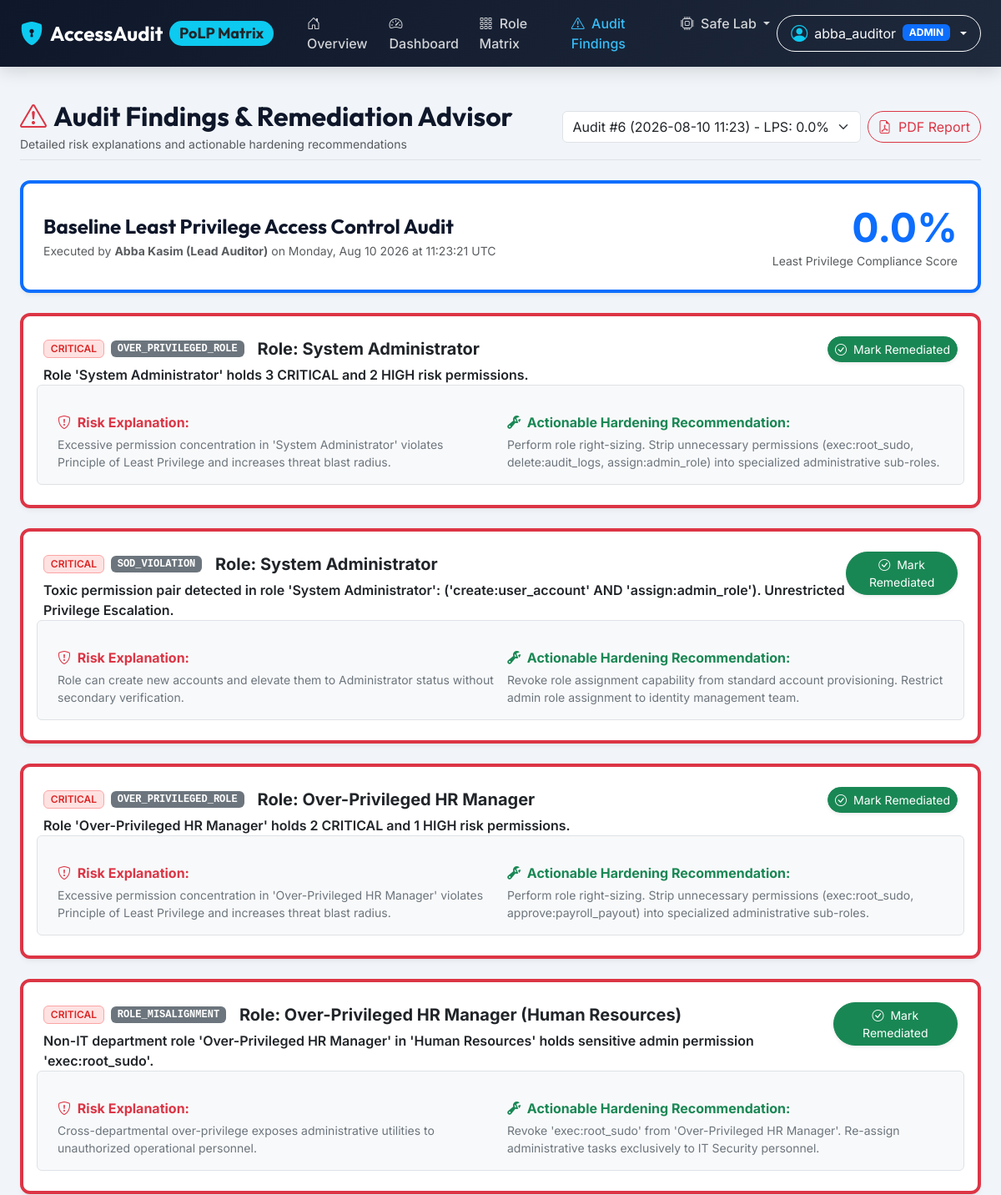
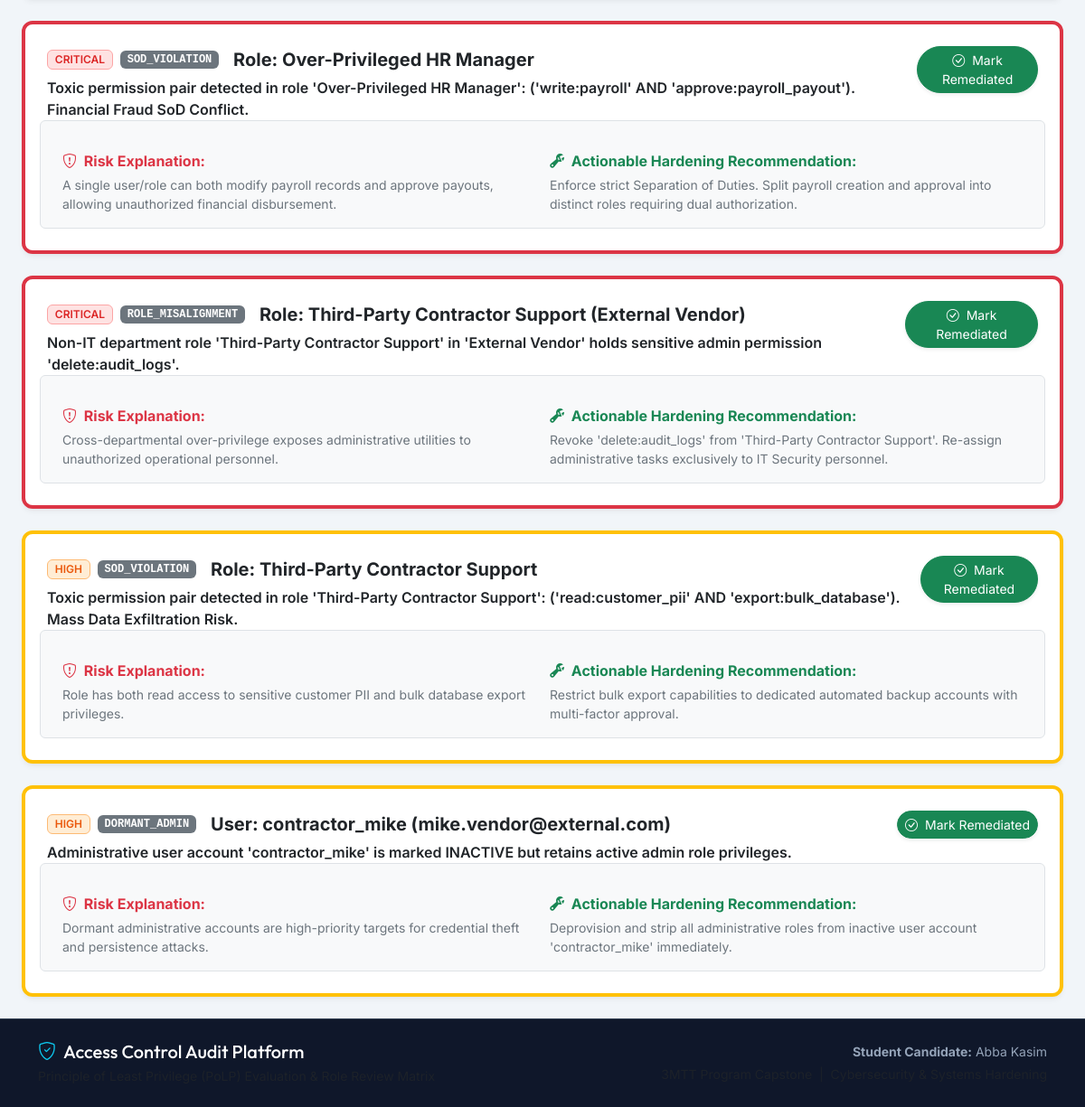
/audit/findings (signed in), run on the app's committed database (2 pictures, top to bottom).
### abba_kasim_access_control/app/models.py (models this page shows, shortened)
class User(UserMixin, db.Model):
    __tablename__ = 'users'
    id = db.Column(db.Integer, primary_key=True)
    username = db.Column(db.String(80), unique=True, nullable=False, index=True)
    email = db.Column(db.String(120), unique=True, nullable=False, index=True)
    password_hash = db.Column(db.String(256), nullable=False)
    full_name = db.Column(db.String(120), nullable=False)
    department = db.Column(db.String(80), nullable=False, default='General Staff')
    job_title = db.Column(db.String(80), nullable=False, default='Staff Member')
    role = db.Column(db.String(20), nullable=False, default='AUDITEE')  # 'ADMIN', 'AUDITOR', 'AUDITEE'
    is_active_account = db.Column(db.Boolean, default=True)
    last_login = db.Column(db.DateTime, nullable=True)
    created_at = db.Column(db.DateTime, default=datetime.utcnow)
    assigned_roles = db.relationship('Role', secondary='user_roles', backref=db.backref('users', lazy='dynamic'))

class AuditSession(db.Model):
    __tablename__ = 'audit_sessions'
    id = db.Column(db.Integer, primary_key=True)
    title = db.Column(db.String(150), nullable=False)
    executed_by = db.Column(db.String(80), nullable=False)
    total_roles_audited = db.Column(db.Integer, default=0)
    total_users_audited = db.Column(db.Integer, default=0)
    least_privilege_score = db.Column(db.Float, default=100.0)
    overprivileged_roles_count = db.Column(db.Integer, default=0)
    sod_conflicts_count = db.Column(db.Integer, default=0)
    status = db.Column(db.String(20), default='COMPLETED')
    created_at = db.Column(db.DateTime, default=datetime.utcnow)
    findings = db.relationship('AuditFinding', backref='session', lazy=True, cascade='all, delete-orphan')

class AuditFinding(db.Model):
    __tablename__ = 'audit_findings'
    id = db.Column(db.Integer, primary_key=True)
    audit_session_id = db.Column(db.Integer, db.ForeignKey('audit_sessions.id'), nullable=False)
    finding_type = db.Column(db.String(50), nullable=False) # 'OVER_PRIVILEGED_ROLE', 'SOD_VIOLATION', 'DORMANT_ADMIN', 'EXCESSIVE_PERMISSIONS'
    severity = db.Column(db.String(20), nullable=False, default='MODERATE') # 'CRITICAL', 'HIGH', 'MODERATE', 'LOW'
    target_name = db.Column(db.String(120), nullable=False) # Role or User Name
    details = db.Column(db.Text, nullable=False)
    risk_explanation = db.Column(db.Text, nullable=False)
    remediation_recommendation = db.Column(db.Text, nullable=False)
    status = db.Column(db.String(20), default='OPEN') # 'OPEN', 'REMEDIATED', 'RISK_ACCEPTED'
    created_at = db.Column(db.DateTime, default=datetime.utcnow)

### abba_kasim_access_control/app/blueprints/audit/routes.py (the view)
@audit_bp.route('/findings')
@login_required
def findings():
    session_id = request.args.get('session_id', type=int)
    if session_id:
        audit_session = AuditSession.query.get_or_404(session_id)
    else:
        audit_session = AuditSession.query.order_by(AuditSession.created_at.desc()).first()
    all_sessions = AuditSession.query.order_by(AuditSession.created_at.desc()).all()
    findings_list = AuditFinding.query.filter_by(audit_session_id=audit_session.id).all() if audit_session else []
    return render_template(
        'audit/findings.html',
        audit_session=audit_session,
        all_sessions=all_sessions,
        findings=findings_list
    )

### abba_kasim_access_control/app/__init__.py (called while the page is built)
@login_manager.user_loader
def load_user(user_id):
    return db.session.get(User, int(user_id))

### abba_kasim_access_control/app/templates/audit/findings.html (shortened to what this page needs)
{% extends "base.html" %}
{% block content %}
<div class="container-fluid px-4">
    <div class="d-flex flex-column flex-md-row justify-content-between align-items-md-center mb-4 pb-2 border-bottom">
        <div>
            <h2 class="fw-bold mb-1"><i class="bi bi-exclamation-triangle text-danger me-2"></i>Audit Findings & Remediation Advisor</h2>
            <p class="text-muted small mb-0">Detailed risk explanations and actionable hardening recommendations</p>
        </div>
        <div class="mt-3 mt-md-0 d-flex gap-2">
            <form method="GET" action="{{ url_for('audit.findings') }}" class="d-flex align-items-center gap-2">
                <select name="session_id" class="form-select" onchange="this.form.submit()">
                    {% for s in all_sessions %}
                    <option value="{{ s.id }}" {% if audit_session and audit_session.id == s.id %}selected{% endif %}>
                        Audit #{{ s.id }} ({{ s.created_at.strftime('%Y-%m-%d %H:%M') }}) - LPS: {{ s.least_privilege_score }}%
                    </option>
                    {% endfor %}
                </select>
            </form>
            {% if audit_session %}
                <a href="{{ url_for('reports.download_pdf', session_id=audit_session.id) }}" class="btn btn-outline-danger text-nowrap rounded-pill">
                    <i class="bi bi-file-earmark-pdf me-1"></i> PDF Report
                </a>
            {% endif %}
        </div>
    </div>
    {% if audit_session %}
    <div class="glass-card p-4 mb-4 border-start border-4 border-primary">
        <div class="row align-items-center">
            <div class="col-md-8">
                <h4 class="fw-bold mb-1">{{ audit_session.title }}</h4>
                <p class="text-muted small mb-0">Executed by <b>{{ audit_session.executed_by }}</b> on {{ audit_session.created_at.strftime('%A, %b %d %Y at %H:%M:%S UTC') }}</p>
            </div>
            <div class="col-md-4 text-md-end mt-3 mt-md-0">
                <span class="display-5 fw-bold text-primary">{{ audit_session.least_privilege_score }}%</span>
                <span class="d-block text-muted small">Least Privilege Compliance Score</span>
            </div>
        </div>
    </div>
    <div class="row g-4">
        {% for f in findings %}
        <div class="col-12">
            <div class="glass-card p-4 border-start border-4 {% if f.severity == 'CRITICAL' %}border-danger{% elif f.severity == 'HIGH' %}border-warning{% else %}border-info{% endif %}">
                <div class="d-flex flex-column flex-md-row justify-content-between align-items-md-start mb-3">
                    <div>
                        <div class="d-flex align-items-center gap-2 mb-1">
                            {% if f.severity == 'CRITICAL' %}
                                <span class="badge badge-critical">CRITICAL</span>
                            {% elif f.severity == 'HIGH' %}
                                <span class="badge badge-high">HIGH</span>
                            {% else %}
                                <span class="badge badge-moderate">{{ f.severity }}</span>
                            {% endif %}
                            <span class="badge bg-secondary font-monospace">{{ f.finding_type }}</span>
                            <span class="fw-bold text-dark fs-5 ms-2">{{ f.target_name }}</span>
                        </div>
                        <p class="text-dark fw-semibold mb-0">{{ f.details }}</p>
                    </div>
                    <div class="mt-2 mt-md-0">
                        {% if f.status == 'OPEN' %}
                            <form method="POST" action="{{ url_for('audit.remediate_finding', finding_id=f.id) }}">
                                <button type="submit" class="btn btn-sm btn-success rounded-pill shadow-sm">
                                    <i class="bi bi-check-circle me-1"></i> Mark Remediated
                                </button>
                            </form>
                        {% else %}
                            <span class="badge bg-success fs-6"><i class="bi bi-shield-check me-1"></i> REMEDIATED</span>
                        {% endif %}
                    </div>
                </div>
                <div class="row g-3 bg-light p-3 rounded border">
                    <div class="col-md-6">
                        <span class="d-block fw-bold text-danger mb-1"><i class="bi bi-shield-exclamation me-1"></i> Risk Explanation:</span>
                        <p class="small text-secondary mb-0">{{ f.risk_explanation }}</p>
                    </div>
                    <div class="col-md-6">
                        <span class="d-block fw-bold text-success mb-1"><i class="bi bi-wrench-adjustable me-1"></i> Actionable Hardening Recommendation:</span>
                        <p class="small text-secondary mb-0">{{ f.remediation_recommendation }}</p>
                    </div>
                </div>
            </div>
        </div>
        {% endfor %}
    </div>
    {% endif %}
</div>
{% endblock %}

### abba_kasim_access_control/app/templates/base.html (shortened to what this page needs)
<!DOCTYPE html>
<html lang="en">
<head>
    <link href="https://cdn.jsdelivr.net/npm/bootstrap@5.3.2/dist/css/bootstrap.min.css" rel="stylesheet">
    <link rel="stylesheet" href="https://cdn.jsdelivr.net/npm/bootstrap-icons@1.11.2/font/bootstrap-icons.min.css">
</head>
<body>
    <nav class="navbar navbar-expand-lg navbar-dark navbar-custom sticky-top">
        <div class="container-fluid px-4">
            <a class="navbar-brand d-flex align-items-center gap-2 brand-font fs-4" href="{{ url_for('main.index') }}">
                <i class="bi bi-shield-lock-fill text-info fs-3"></i>
                <span class="fw-bold text-white">AccessAudit</span>
                <span class="badge bg-info text-dark rounded-pill fs-7">PoLP Matrix</span>
            </a>
            <div class="collapse navbar-collapse" id="navbarMain">
                <ul class="navbar-nav me-auto mb-2 mb-lg-0 ms-lg-3">
                    <li class="nav-item">
                        <a class="nav-link {% if request.endpoint == 'main.index' %}active{% endif %}" href="{{ url_for('main.index') }}">
                            <i class="bi bi-house-door me-1"></i> Overview
                        </a>
                    </li>
                    {% if current_user.is_authenticated %}
                    <li class="nav-item">
                        <a class="nav-link {% if request.endpoint == 'main.dashboard' %}active{% endif %}" href="{{ url_for('main.dashboard') }}">
                            <i class="bi bi-speedometer2 me-1"></i> Dashboard
                        </a>
                    </li>
                    <li class="nav-item">
                        <a class="nav-link {% if request.endpoint == 'audit.role_matrix' %}active{% endif %}" href="{{ url_for('audit.role_matrix') }}">
                            <i class="bi bi-grid-3x3-gap me-1"></i> Role Matrix
                        </a>
                    </li>
                    <li class="nav-item">
                        <a class="nav-link {% if request.endpoint == 'audit.findings' %}active{% endif %}" href="{{ url_for('audit.findings') }}">
                            <i class="bi bi-exclamation-triangle me-1"></i> Audit Findings
                        </a>
                    </li>
                    {% endif %}
                    <li class="nav-item dropdown">
                        <a class="nav-link dropdown-toggle" href="#" role="button" data-bs-toggle="dropdown">
                            <i class="bi bi-cpu me-1"></i> Safe Lab
                        </a>
                    </li>
                </ul>
                <div class="d-flex align-items-center gap-2">
                    {% if current_user.is_authenticated %}
                        <div class="dropdown">
                            <button class="btn btn-outline-light dropdown-toggle d-flex align-items-center gap-2 rounded-pill px-3" type="button" data-bs-toggle="dropdown">
                                <i class="bi bi-person-circle fs-5 text-info"></i>
                                <span>{{ current_user.username }}</span>
                                <span class="badge bg-primary text-uppercase">{{ current_user.role }}</span>
                            </button>
                        </div>
                    {% else %}
                        <a href="{{ url_for('auth.login') }}" class="btn btn-outline-light rounded-pill px-3"><i class="bi bi-box-arrow-in-right me-1"></i> Log In</a>
                        <a href="{{ url_for('auth.register') }}" class="btn btn-info rounded-pill px-3 text-dark fw-semibold"><i class="bi bi-person-plus me-1"></i> Register</a>
                    {% endif %}
                </div>
            </div>
        </div>
    </nav>
    <main class="py-4">
        {% block content %}{% endblock %}
    </main>
    <footer class="footer py-4">
        <div class="container text-center">
            <div class="row align-items-center">
                <div class="col-md-6 text-md-start mb-2 mb-md-0">
                    <h5 class="brand-font text-white mb-1"><i class="bi bi-shield-check text-info me-2"></i>Access Control Audit Platform</h5>
                    <p class="small text-muted mb-0">Principle of Least Privilege (PoLP) Evaluation & Role Review Matrix</p>
                </div>
                <div class="col-md-6 text-md-end">
                    <p class="small mb-1"><b>Student Candidate:</b> Abba Kasim</p>
                    <p class="small text-muted mb-0">3MTT Program Capstone &nbsp;|&nbsp; Cybersecurity & Systems Hardening</p>
                </div>
            </div>
        </div>
    </footer>
</body>
</html>

### abba_kasim_access_control/app/templates/base.html (style rules this page uses)
:root { --primary-bg: #0F172A; --accent-blue: #2563EB; --accent-cyan: #0EA5E9; --surface-dark: #1E293B; --surface-light: #F8FAFC; --text-dark: #0F172A; --text-muted: #64748B; }
body { font-family: 'Inter', sans-serif; background-color: #F1F5F9; color: var(--text-dark); min-height: 100vh; display: flex; flex-direction: column; }
h1, h2, h3, h4, h5, h6, .brand-font { font-family: 'Outfit', sans-serif; }
.navbar-custom { background: linear-gradient(135deg, #0F172A 0%, #1E293B 100%); box-shadow: 0 4px 20px rgba(0,0,0,0.15); }
.nav-link { font-weight: 500; color: rgba(255,255,255,0.8) !important; transition: all 0.2s ease; }
.nav-link:hover, .nav-link.active { color: #38BDF8 !important; }
.glass-card { background: rgba(255, 255, 255, 0.95); backdrop-filter: blur(10px); border: 1px solid rgba(226, 232, 240, 0.8); border-radius: 12px; box-shadow: 0 4px 6px -1px rgba(0, 0, 0, 0.05), 0 2px 4px -1px rgba(0, 0, 0, 0.03); transition: transform 0.2s ease, box-shadow 0.2s ease; }
.badge-critical { background-color: #FEE2E2; color: #DC2626; border: 1px solid #FCA5A5; font-weight: 600; }
.badge-high { background-color: #FFEDD5; color: #EA580C; border: 1px solid #FDBA74; font-weight: 600; }
.footer { background-color: var(--primary-bg); color: #94A3B8; margin-top: auto; border-top: 1px solid #334155; }

### data on the page
User: username "abba_auditor", role "ADMIN"
AuditSession: title "Baseline Least Privilege Access Control Audit", executed_by "Abba Kasim (Lead Auditor)", created_at "Monday, Aug 10 2026 at 11:23:21 UTC", least_privilege_score "0.0"
AuditFinding: severity "CRITICAL", finding_type "OVER_PRIVILEGED_ROLE", target_name "Role: System Administrator", details "Role 'System Administrator' holds 3 CRITICAL and 2 HIGH risk permissions.", risk_explanation "Excessive permission concentration in 'System Administrator' violates Principle of Least Privilege and increases threat blast radius.", remediation_recommendation "Perform role right-sizing. Strip unnecessary permissions (exec:root_sudo, delete:audit_logs, assign:admin_role) into specialized administrative sub-roles."
AuditFinding: severity "CRITICAL", finding_type "SOD_VIOLATION", target_name "Role: System Administrator", details "Toxic permission pair detected in role 'System Administrator': ('create:user_account' AND 'assign:admin_role'). Unrestricted Privilege Escalation.", risk_explanation "Role can create new accounts and elevate them to Administrator status without secondary verification.", remediation_recommendation "Revoke role assignment capability from standard account provisioning. Restrict admin role assignment to identity management team."
AuditFinding: severity "CRITICAL", finding_type "OVER_PRIVILEGED_ROLE", target_name "Role: Over-Privileged HR Manager", details "Role 'Over-Privileged HR Manager' holds 2 CRITICAL and 1 HIGH risk permissions.", risk_explanation "Excessive permission concentration in 'Over-Privileged HR Manager' violates Principle of Least Privilege and increases threat blast radius.", remediation_recommendation "Perform role right-sizing. Strip unnecessary permissions (exec:root_sudo, approve:payroll_payout) into specialized administrative sub-roles."
AuditFinding: severity "CRITICAL", finding_type "ROLE_MISALIGNMENT", target_name "Role: Over-Privileged HR Manager (Human Resources)", details "Non-IT department role 'Over-Privileged HR Manager' in 'Human Resources' holds sensitive admin permission 'exec:root_sudo'.", risk_explanation "Cross-departmental over-privilege exposes administrative utilities to unauthorized operational personnel.", remediation_recommendation "Revoke 'exec:root_sudo' from 'Over-Privileged HR Manager'. Re-assign administrative tasks exclusively to IT Security personnel."
AuditFinding: severity "CRITICAL", finding_type "SOD_VIOLATION", target_name "Role: Over-Privileged HR Manager", details "Toxic permission pair detected in role 'Over-Privileged HR Manager': ('write:payroll' AND 'approve:payroll_payout'). Financial Fraud SoD Conflict.", risk_explanation "A single user/role can both modify payroll records and approve payouts, allowing unauthorized financial disbursement.", remediation_recommendation "Enforce strict Separation of Duties. Split payroll creation and approval into distinct roles requiring dual authorization."
AuditFinding: severity "CRITICAL", finding_type "ROLE_MISALIGNMENT", target_name "Role: Third-Party Contractor Support (External Vendor)", details "Non-IT department role 'Third-Party Contractor Support' in 'External Vendor' holds sensitive admin permission 'delete:audit_logs'.", risk_explanation "Cross-departmental over-privilege exposes administrative utilities to unauthorized operational personnel.", remediation_recommendation "Revoke 'delete:audit_logs' from 'Third-Party Contractor Support'. Re-assign administrative tasks exclusively to IT Security personnel."
AuditFinding: severity "HIGH", finding_type "SOD_VIOLATION", target_name "Role: Third-Party Contractor Support", details "Toxic permission pair detected in role 'Third-Party Contractor Support': ('read:customer_pii' AND 'export:bulk_database'). Mass Data Exfiltration Risk.", risk_explanation "Role has both read access to sensitive customer PII and bulk database export privileges.", remediation_recommendation "Restrict bulk export capabilities to dedicated automated backup accounts with multi-factor approval."
AuditFinding: severity "HIGH", finding_type "DORMANT_ADMIN", target_name "User: contractor_mike (mike.vendor@external.com)", details "Administrative user account 'contractor_mike' is marked INACTIVE but retains active admin role privileges.", risk_explanation "Dormant administrative accounts are high-priority targets for credential theft and persistence attacks.", remediation_recommendation "Deprovision and strip all administrative roles from inactive user account 'contractor_mike' immediately."
